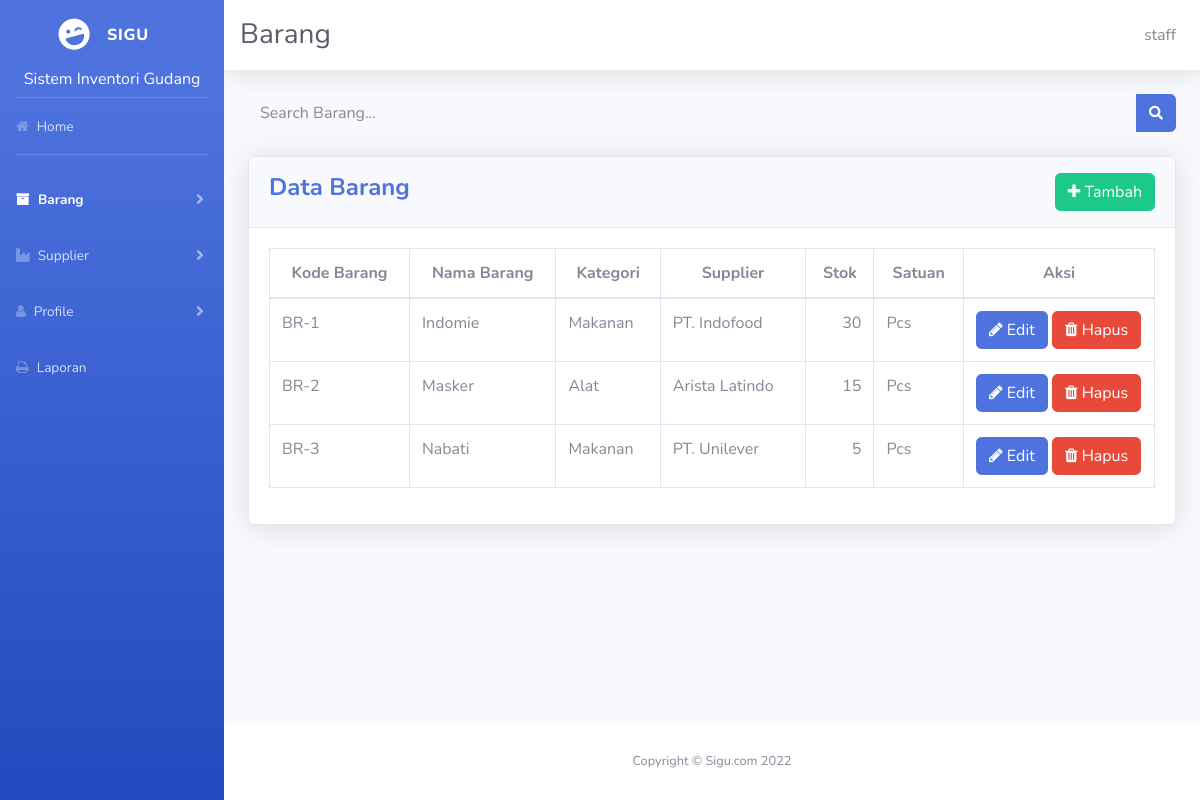
Screenshot of /admin/barang.php (signed in) with the database file from the repository.
### tables this page shows
CREATE TABLE `user` (
  `user_id` varchar(6) NOT NULL COMMENT 'Id user',
  `username` varchar(10) NOT NULL COMMENT 'Username user',
  `password` varchar(8) NOT NULL COMMENT 'Password user',
  `nama` varchar(30) NOT NULL COMMENT 'Nama user',
  `level` varchar(5) NOT NULL
);

CREATE TABLE `barang` (
  `kode_barang` varchar(6) NOT NULL COMMENT 'Kode barang',
  `nama_barang` text NOT NULL COMMENT 'Nama barang',
  `kode_kategori` varchar(6) NOT NULL COMMENT 'Kode kategori',
  `kode_supplier` varchar(6) NOT NULL,
  `stok` char(3) NOT NULL COMMENT 'stok barang',
  `satuan` varchar(10) NOT NULL COMMENT 'satuan suatu barang'
);

CREATE TABLE `kategori` (
  `kode_kategori` varchar(6) NOT NULL COMMENT 'Kode kategori barang',
  `nama_kategori` varchar(30) NOT NULL COMMENT 'Nama kategori barang',
  `no_rak` char(5) NOT NULL
);

CREATE TABLE `supplier` (
  `kode_supplier` varchar(6) NOT NULL COMMENT 'Kode supplier',
  `nama_supplier` varchar(30) NOT NULL COMMENT 'Nama supplier',
  `alamat` text NOT NULL COMMENT 'Alamat supplier',
  `notelp` varchar(13) NOT NULL COMMENT 'No telepon supplier'
);

### admin/barang.php (the view, shortened to what this page needs)
<!DOCTYPE html>
<html lang="en">
<head>
  <link href="vendor/fontawesome-free/css/all.min.css" rel="stylesheet" type="text/css">
  <link href="css/sb-admin-2.min.css" rel="stylesheet">
  <link rel="stylesheet" type="text/css" href="css/font-awesome.min.css">
</head>
<body id="page-top">
  <div id="wrapper">
    <ul class="navbar-nav bg-gradient-primary sidebar sidebar-dark accordion" id="accordionSidebar">
      <a class="sidebar-brand d-flex align-items-center justify-content-center" href="index.php">
        <div class="sidebar-brand-icon rotate-n-15">
          <i class="fas fa-laugh-wink"></i>
        </div>
        <div class="sidebar-brand-text mx-3">Sigu</div>
      </a>
      <h6 style="color: white; text-align: center;"> Sistem Inventori Gudang </h6>
      <hr class="sidebar-divider my-0">
      <li class="nav-item">
        <a class="nav-link" href="index.php">
          <i class="fa fa-home"></i>
          <span>Home</span></a>
      </li>
      <hr class="sidebar-divider">
      <li class="nav-item active">
        <a class="nav-link collapsed" href="#" data-toggle="collapse" data-target="#collapseTwo" aria-expanded="true" aria-controls="collapseTwo">
          <i class="fa fa-archive"></i>
          <span>Barang</span>
        </a>
      </li>
      <li class="nav-item">
        <a class="nav-link collapsed" href="#" data-toggle="collapse" data-target="#collapsePages" aria-expanded="true" aria-controls="collapsePages">
          <i class="fa fa-industry"></i>
          <span>Supplier</span>
        </a>
      </li>
      <li class="nav-item">
        <a class="nav-link collapsed" href="#" data-toggle="collapse" data-target="#collapseUtilities" aria-expanded="true" aria-controls="collapseUtilities">
          <i class="fa fa-user"></i>
          <span>Profile</span>
        </a>
      </li>
     <li class="nav-item">
        <a class="nav-link" href="cek_periode_barang.php">
          <i class="  fa fa-print"></i>
          <span>Laporan</span></a>
      </li>
    </ul>
    <div id="content-wrapper" class="d-flex flex-column">
      <div id="content">
        <nav class="navbar navbar-expand navbar-light bg-white topbar mb-4 static-top shadow">
          <div class="d-sm-flex align-items-center justify-content-between">
            <h1 class="h3 mb-0 text-gray-800">Barang</h1>
          </div>
          <ul class="navbar-nav ml-auto">
            <?php
              include 'koneksi.php';
              $queryNama = mysqli_query($koneksi, "SELECT nama from user where user_id = '$_SESSION[user_id]'");
              $nama = mysqli_fetch_array($queryNama);
            ?>
            <li class="nav-item dropdown no-arrow">
              <span class="mr-2 d-none d-lg-inline text-gray-600"><?php echo $nama['nama'] ?></span>
            </li>
          </ul>
        </nav>
        <div class="container-fluid">
          <form action="barang.php" method="get">
            <div class="input-group" align="right">
              <input align="right" type="text" class="form-control bg-light border-0 small" name="cari" placeholder="Search Barang..." aria-label="Search" aria-describedby="basic-addon2">
              <div class="input-group-append">
                <button class="btn btn-primary" type="submit">
                  <i class="fas fa-search fa-sm"></i>
                </button>
              </div>
            </div>
          </form>
          <div>
          </div>
          <div class="card shadow mb-4">
            <div class="card-header py-3">
              <h4 class="m-0 font-weight-bold text-primary">Data Barang
              <button type="button" onclick="window.location.href='input_barang.php'" class="btn btn-success" style="float: right;"><i class="fa fa-plus" aria-hidden="true"></i> Tambah</button>
            </div>
            <div class="card-body">
              <div class="table-responsive">
                <table class="table table-bordered" id="dataTable" width="100%" cellspacing="0">
                  <thead align="center">
                    <tr>
                      <th>Kode Barang</th>
                      <th>Nama Barang</th>
                      <th>Kategori</th>
                      <th>Supplier</th>
                      <th>Stok</th>
                      <th>Satuan</th>
                      <th>Aksi</th>
                    </tr>
                  </thead>
                  <tbody>
                    <?php
                      include 'koneksi.php';
                      if (isset($_GET['cari'])) {
                        $cari = $_GET['cari'];
                        $data = mysqli_query($koneksi, "SELECT b.kode_barang, b.nama_barang, k.nama_kategori, s.nama_supplier, b.stok, b.satuan from barang b, kategori k, supplier s where b.kode_kategori = k.kode_kategori and b.kode_supplier = s.kode_supplier and b.nama_barang like '%".$cari."%'") or die (mysql_error($koneksi));
                        foreach ($data as $baris) { ?>
                        <tr>
                            <td><?php echo $baris['kode_barang'] ?></td>
                            <td><?php echo $baris['nama_barang'] ?></td>
                            <td><?php echo $baris['nama_kategori'] ?></td>
                            <td><?php echo $baris['nama_supplier'] ?></td>
                            <td><?php echo $baris['stok'] ?></td>
                            <td><?php echo $baris['satuan'] ?></td>
                            <td width="191"><a class="btn btn-primary" href="ubah_barang.php?kode_barang=<?php echo $baris['kode_barang'] ?>"><i class="fa fa-pencil" aria-hidden="true"></i> Edit</a>
                              <a class="btn btn-danger" href="#" data-toggle="modal" data-target="#hapusModal"><i class="fa fa-trash" aria-hidden="true"></i> Hapus</a></td>
                        </tr>
                    <?php
                      }
                    }else{
                        $data = mysqli_query($koneksi, "SELECT b.kode_barang, b.nama_barang, k.nama_kategori, s.nama_supplier, b.stok, b.satuan from barang b, kategori k, supplier s where b.kode_kategori = k.kode_kategori and b.kode_supplier = s.kode_supplier") or die (mysql_error($koneksi));
                          foreach ($data as $baris) { ?>
                        <tr>
                            <td><?php echo $baris['kode_barang'] ?></td>
                            <td><?php echo $baris['nama_barang'] ?></td>
                            <td><?php echo $baris['nama_kategori'] ?></td>
                            <td><?php echo $baris['nama_supplier'] ?></td>
                            <td align="right"><?php echo $baris['stok'] ?></td>
                            <td><?php echo $baris['satuan'] ?></td>
                            <td width="191"><a class="btn btn-primary" href="ubah_barang.php?kode_barang=<?php echo $baris['kode_barang'] ?>"><i class="fa fa-pencil" aria-hidden="true"></i> Edit</a>
                              <a class="btn btn-danger" href="#" data-toggle="modal" data-target="#hapusModal"><i class="fa fa-trash" aria-hidden="true" d></i> Hapus</a></td>
                        </tr>
                    <?php
                      }
                    }
                  ?>
                  </tbody>
                </table>
              </div>
            </div>
          </div>
        </div>
      </div>
      <footer class="sticky-footer bg-white">
        <div class="container my-auto">
          <div class="copyright text-center my-auto">
            <span>Copyright &copy; Sigu.com <?php echo date('Y') ?></span>
          </div>
        </div>
      </footer>
    </div>
  </div>
</body>
</html>

### rows the page displays
user: nama "staff"
barang: kode_barang "BR-1", nama_barang "Indomie", kode_kategori.nama_kategori "Makanan", kode_supplier.nama_supplier "PT. Indofood", stok "30", satuan "Pcs"
barang: kode_barang "BR-2", nama_barang "Masker", kode_kategori.nama_kategori "Alat", kode_supplier.nama_supplier "Arista Latindo", stok "15", satuan "Pcs"
barang: kode_barang "BR-3", nama_barang "Nabati", kode_kategori.nama_kategori "Makanan", kode_supplier.nama_supplier "PT. Unilever", stok "5", satuan "Pcs"
